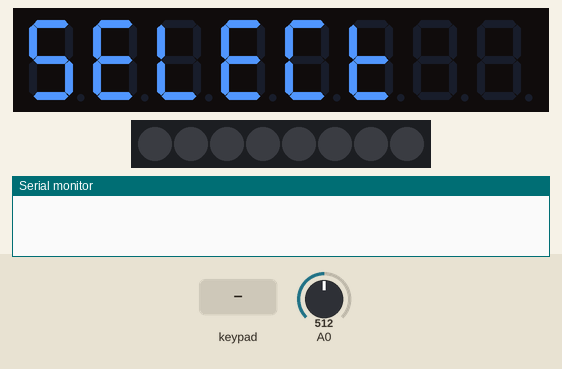
Bench run of a sketch on a simulated Arduino Uno, built with avr-gcc and run on an emulated ATmega328P. Shown: 8-digit seven-segment display, 8 RGB LEDs in strip order, left to right, the last lines printed to the serial monitor. Inputs (shaded band) come from the test bench; at power-on: A0 = 512. Random numbers use the default seed unless the sketch sets one.

Above: at 0.8 s.
0.9 s: keypad keys 1 2 pressed 0.4 s apart
At 1.6 s:
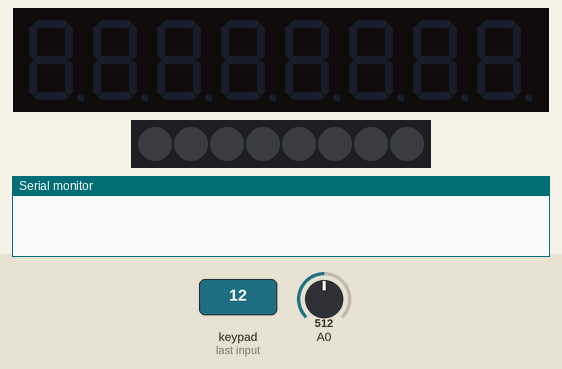
4.4 s: key '2' pressed
At 5.8 s:
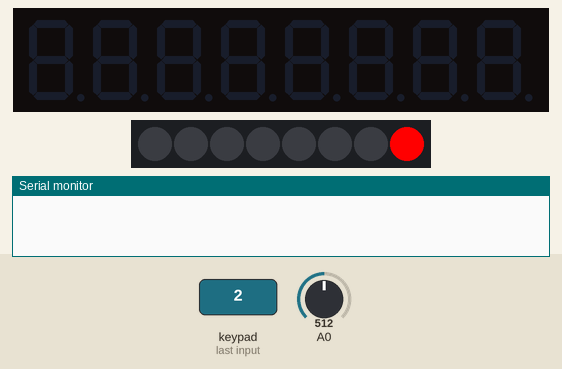
7.4 s: key '3' pressed
At 8.7 s:
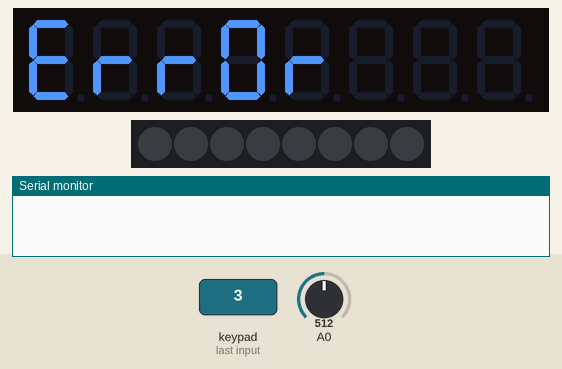
9.2 s: key '1' pressed
At 11.3 s:
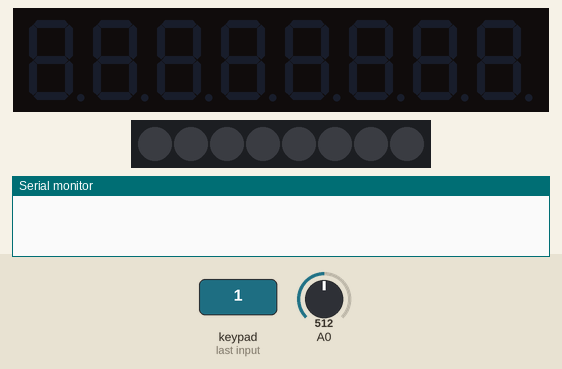
12.2 s: keypad keys 1 2 pressed 0.4 s apart
At 14.3 s:
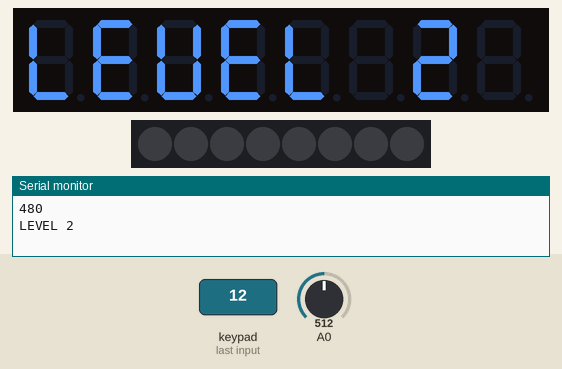
Timing chart, 0 to 15.5 s (numbered marks = the images above; inputs shaded):
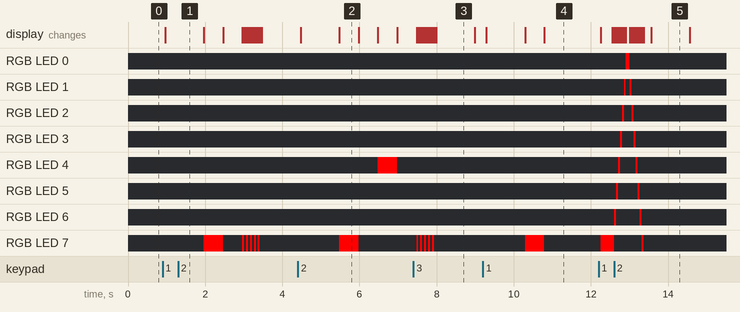

Measured:
- after the input at 0.9 s, RGB LED 7: goes RGB(255, 0, 0) 0.50 s, off 0.50 s, 4 × (RGB(255, 0, 0) 0.05 s, off 0.05 s), RGB(255, 0, 0) 0.05 s, then off, starting after 1.1 s; the display: changes after 0.06 s (image 1)
- after the input at 7.4 s, RGB LED 7: alternates RGB(255, 0, 0) for 0.05 s and off for 0.05 s, 10 changes in all, then stays off, starting after 0.08 s; the display: first changes after 0.08 s (image 3 shows a later state)
- after the input at 9.2 s, RGB LED 7: off → RGB(255, 0, 0) after 1.1 s, → off 0.50 s later; the display: changes after 0.09 s (image 4)
- after the input at 12.2 s, RGB LED 0: off → RGB(255, 0, 0) after 0.71 s, → off 0.10 s later; RGB LED 1: alternates RGB(255, 0, 0) for 0.05 s and off for 0.10 s, 4 changes in all, then stays off, starting after 0.66 s
- what the display in image 2 shows lasts 0.5 s, from 5.5 s to 6.0 s
- what the display in image 3 shows lasts 1.0 s, from 8.0 s to 9.0 s

The sketch:

PUZZLE.ino
```cpp
// (licence header left out)
#include <TM1638.h>
#include <InvertedTM1638.h>

#define CLK 4
#define DIO 3
#define STB 2
#define hardness 20;

#define pressDelay 300

TM1638 module1(DIO, CLK, STB);
TM1638* module = &module1;

byte mode;
int length, pause, level;

int l = 0;

int sequence[8];

void setup() {
  Serial.begin(9600);

  pause = 500;
  level = 1;

  module->setupDisplay(true, 7);
  mode = 0;
  welcome(&mode);

  Serial.begin(9600);

  randomSeed(analogRead(0));
  delay(1000);
}

void loop() {
  generateRandomSequence();
  showSequence();
  if (!isInputCorrect(&mode)) {
    module->clearDisplay();
    module->setDisplayToString("ERROR ");
    delay(1000);
    setup();

  } else {

    pause -= hardness;

    Serial.println(pause);

    module->clearDisplay();
    module->setDisplayToString("CORRECT ");


    for (int i = 128; i > 0; i >>= 1 ) {
      module->setLEDs(i);
      delay(50);
    }

    for (int i = 1; i < 255; i <<= 1 ) {
      module->setLEDs(i);
      delay(50);
    }

    module->setLEDs(0);

    delay(200);
    module->clearDisplay();
    String s = String("LEVEL ") + ++level;
    l = 0;
    module->setDisplayToString(s);
    Serial.println(s);
    delay(1000);
    module->clearDisplay();
    delay(1000);
  }
}

void welcome(byte * mode) {

  module->setLEDs(0);
  module->clearDisplay();
  module->setDisplayToString("SELECT");

  byte buttons = module->getButtons();

  while (buttons == 0) {
    buttons = module->getButtons();
    delay(50);
  }

  *mode = buttons;
  length = convertToDecimal(*mode) + 1;
  module -> clearDisplay();

}

void generateRandomSequence() {
  for (int i = 0; i < 8; i++)
    sequence[i] = random(8);
}


boolean isInputCorrect(byte * mode) {
  module->clearDisplay();


  byte buttons = module->getButtons();

  String s = String("");

  for ( int i = 0; i < length; i++) {

    while (buttons == 0) {
      buttons = module->getButtons();
      delay(50);
    }

    s += String(".");

    module->setDisplayToString(s);

    *mode = buttons;
    int pressed = convertToDecimal(*mode);
    module->setLEDs( 1 << (7 - pressed));

    if (sequence[i] != pressed) {
      for (int j = 0; j < 5; j++) {
        module->setLEDs( 1 << (7 - sequence[i]));
        delay(50);
        module->setLEDs(0);
        delay(50);
      }
      return false;
    }

    delay(pressDelay);

    module->setLEDs(0);

    buttons = module->getButtons();
  }

  return true;

}

void showSequence() {
  for (int i = 0; i < length; i++) {
    module->setLEDs( 1 << (7 - sequence[i] ));
    delay(pause);
    module->setLEDs(0);
    delay(pause);
  }
}

int convertToDecimal(byte num) {
  byte k = 1;
  for (int i = 0; i < 8; i++) {
    if ( k == num)
      return i;
    k <<= 1;
  }
  return -1;
}
```
